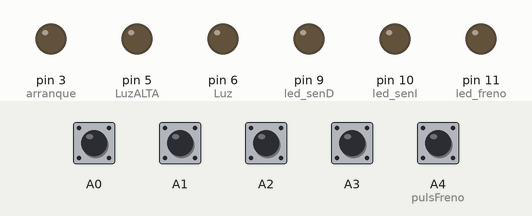
Recording of a program running on a simulated Arduino Nano, built with avr-gcc and run on an emulated ATmega328P. Parts: output pins drawn as LEDs (lit = HIGH). Dashed ring = blinking. The test bench sets the inputs (shaded band); at power-on: A0–3, A4 (pulsFreno) HIGH.

Above: at 1.2 s.
1.3 s: A1 pulled LOW for 0.15 s
At 1.85 s:
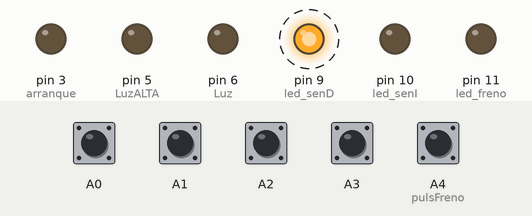
4.4 s: A2 pulled LOW for 0.15 s
At 5.06 s:
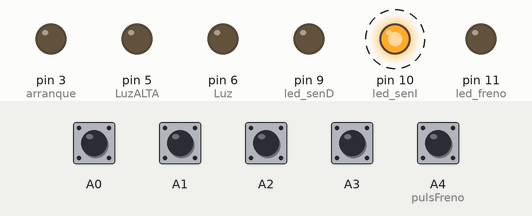
7.5 s: A3 pulled LOW for 0.15 s
At 8.28 s:
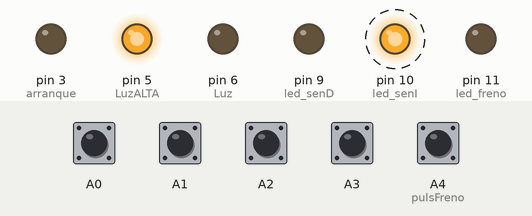
10.5 s: A4 (pulsFreno) pulled LOW for 0.15 s
At 10.75 s:
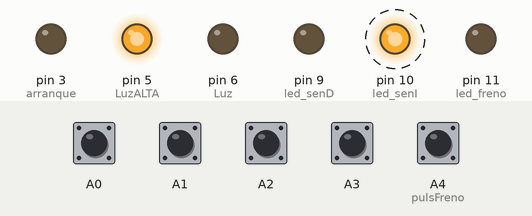
13.5 s: A1 pulled LOW for 0.15 s
At 14.12 s:
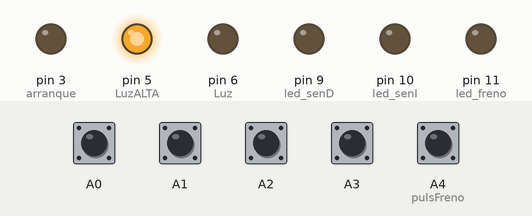
16.5 s: A4 (pulsFreno) pulled LOW for 1 s
At 16.73 s:
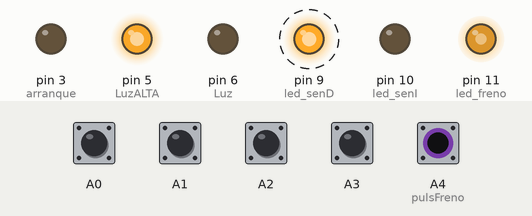
Timing chart, 0 to 20.5 s (numbered marks = the images above; inputs shaded):
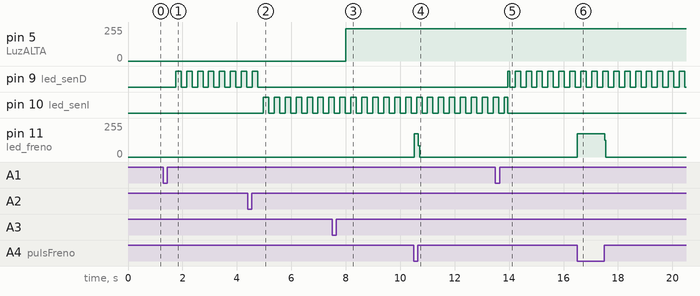

Measured:
- after the input at 1.3 s, pin 9 (led_senD): alternates HIGH for 0.20 s and LOW for 0.20 s, starting after 0.45 s
- after the input at 4.4 s, pin 9 (led_senD): goes on until 4.8 s, then stays LOW; pin 10 (led_senI): alternates HIGH for 0.20 s and LOW for 0.20 s, starting after 0.57 s
- after the input at 7.5 s, pin 5 (LuzALTA): 0/255 → 243/255 after 0.49 s
- after the input at 10.5 s, pin 11 (led_freno): 0/255 → 173/255 at once, → 0/255 0.16 s later
- after the input at 13.5 s, pin 9 (led_senD): LOW → HIGH after 0.45 s, then repeats every 0.40 s: LOW 0.20 s, HIGH 0.20 s
- after the input at 16.5 s, pin 11 (led_freno): 0/255 → 173/255 at once, → 0/255 1.0 s later

The program:

main.cpp
```cpp
//==========================================================================================
//----------------------------------- MOTO -------------------------------------------------
//==========================================================================================
#include <Arduino.h>
#include <ButtonKing.h>

//-------------------------------- Pulsadores-----------------------------------------------
ButtonKing pulsadorArranque(A0, true);	//A0
ButtonKing pulsadorDerecho(A1,true);	//A1
ButtonKing pulsadorIzquierdo(A2,true);	//A2
ButtonKing pulsadorLUZ(A3,true);		//A3

const byte pulsFreno = A4;				// Pulsadores frenos
const byte pulsAux = A5;				// Pulasor Auxiliar

//--------------------------------- Luces --------------------------------------------------
const byte led_freno = 11;				// luz de freno
const byte led_senI = 10;				// señalero izquierdo
const byte led_senD = 9;				// señalero derecho
const byte Luz = 6;						// relé de luz corta
const byte LuzALTA = 5;					// relé de luz alta

//--------------------------------------- Otros --------------------------------------------
const byte arranque = 3;				// Arranque
//const byte bocina = 16;				// Bocina

//------------------------------------- Variables ------------------------------------------


//funcion Destellador
boolean senalDestellador = LOW;
long tP1 = 0;
long tP2 = 0;
byte sena = 0;

//Funcion Señaleros
byte tiempoParpadeo = 200;

//Funcion Luces
boolean estadosLuces = LOW;
byte intencidadLedFreno = 70;
boolean estadoLuzAlta = LOW;

//funcion Freno
boolean freno_act = false;

//==========================================================================================
//---------------------------------------- Funciones ---------------------------------------
//==========================================================================================
boolean Destellador(byte TP){								// Funcion Destellados
	tP2 = millis();
	if(tP2 - tP1 > TP){
		tP1 = tP2;
		(senalDestellador == LOW) ? senalDestellador = HIGH : senalDestellador = LOW;
	}
	return senalDestellador;
}

void Senaleros(){											// Funcion Señaleros
	if(sena == 1){											// Señalero derecho
	    digitalWrite(led_senD, Destellador(tiempoParpadeo));
		digitalWrite(led_senI, LOW);
	}
	if(sena == 2){											// Señalero Izquierdo
	    digitalWrite(led_senI, Destellador(tiempoParpadeo));
		digitalWrite(led_senD, LOW);
	}
	if(sena == 3){ 											// Baliza
	    digitalWrite(led_senD, Destellador(tiempoParpadeo));
	    digitalWrite(led_senI, Destellador(tiempoParpadeo));
	}
	if (sena == 0){
		digitalWrite(led_senD, LOW);
		digitalWrite(led_senI, LOW);
	}
}

void Luces(){												// Funcion Luces
	if(estadosLuces == HIGH){
		digitalWrite(Luz, HIGH);
		analogWrite(led_freno, intencidadLedFreno);
	}
	else{
		digitalWrite(Luz, LOW);
		analogWrite(led_freno, LOW);
		digitalWrite(LuzALTA, LOW);
	}
	(estadoLuzAlta) ? digitalWrite(LuzALTA, HIGH) : digitalWrite(LuzALTA, LOW);
}

void Freno(){												// Funcion Freno
	if(freno_act){
		digitalWrite(led_freno, HIGH);
	}
}

// ----------------------------- Boton Arranque -------------------------------------
void ArranqueStart(){
	digitalWrite(arranque, HIGH);
}
void ArranqueStop(){
	digitalWrite(arranque, LOW);
}
//-------------------------------- Boton Luces --------------------------------------
void EnciendeLuces(){
	estadosLuces == LOW ? estadosLuces = HIGH : estadosLuces = LOW;
}
void EncenderLuzAlta(){
	estadoLuzAlta == LOW ? estadoLuzAlta = HIGH : estadoLuzAlta = LOW;
}
void DestellarLuzAlta(){
	estadoLuzAlta = LOW;
	digitalWrite(LuzALTA, Destellador(120));
}

//------------------------------ Boton Señalero -------------------------------------
void SenaleroDerechoEncendido(){
	sena==1 ? sena=0 : sena=1;
}
void SenaleroIzquieroEncendido(){
	sena==2 ? sena=0 : sena=2;
}
void SenaleroApagado(){
	sena = 0;
}
void Baliza(){
	sena = 3;
}

//==========================================================================================
//------------------------------------- Setup ----------------------------------------------
//==========================================================================================

void setup(){

//------------------------------------- Salidas -----------------------
	pinMode(LuzALTA, OUTPUT);
	pinMode(led_freno, OUTPUT);
	pinMode(led_senI, OUTPUT);
	pinMode(led_senD, OUTPUT);
	pinMode(Luz, OUTPUT);
	pinMode(arranque, OUTPUT);

//------------------------------------- Entradas ---------------------
	pinMode(pulsFreno, INPUT);

	//------------------- Boton Arranque
	pulsadorArranque.setShortDoubleStart(ArranqueStart);
	pulsadorArranque.setLongDoubleStop(ArranqueStop);

	//------------------- Boton Luces
	pulsadorLUZ.setDoubleClick(EnciendeLuces);
	pulsadorLUZ.setClick(EncenderLuzAlta);
	pulsadorLUZ.setLongClickStart(DestellarLuzAlta);

	//------------------- Boton Derecho
	pulsadorDerecho.setClick(SenaleroDerechoEncendido);
	pulsadorDerecho.setDoubleClick(SenaleroApagado);
	pulsadorDerecho.setLongClickStart(Baliza);

	//------------------- Boton Izquierdo
	pulsadorIzquierdo.setClick(SenaleroIzquieroEncendido);
	pulsadorIzquierdo.setDoubleClick(SenaleroApagado);
	pulsadorIzquierdo.setLongClickStart(Baliza);

	//------------------- Boton Freno


}

//==========================================================================================
//-------------------------------------- Loop ----------------------------------------------
//==========================================================================================

void loop(){
	(!digitalRead(pulsFreno)) ? freno_act = true : freno_act = false;
	pulsadorIzquierdo.isClick();
	pulsadorDerecho.isClick();
	pulsadorLUZ.isClick();
	pulsadorArranque.isClick();
	Luces();
	Senaleros();
	Freno();

}
```
